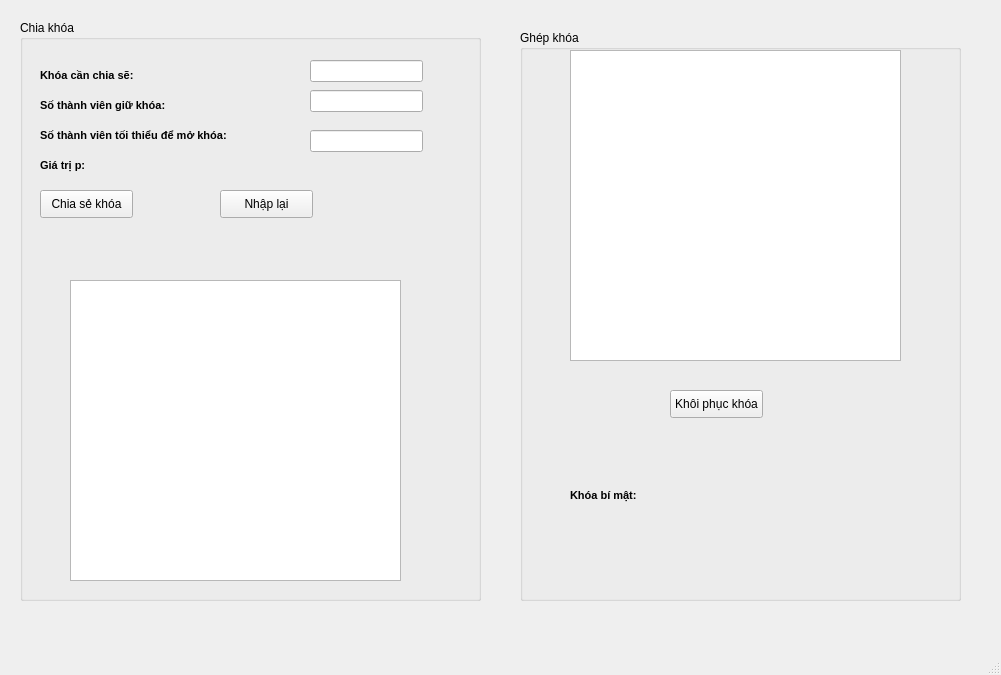
<?xml version="1.0" encoding="UTF-8"?>
<ui version="4.0">
 <class>MainWindow</class>
 <widget class="QMainWindow" name="MainWindow">
  <property name="geometry">
   <rect>
    <x>0</x>
    <y>0</y>
    <width>1001</width>
    <height>675</height>
   </rect>
  </property>
  <property name="windowTitle">
   <string>MainWindow</string>
  </property>
  <widget class="QWidget" name="centralwidget">
   <widget class="QGroupBox" name="groupBox">
    <property name="geometry">
     <rect>
      <x>20</x>
      <y>20</y>
      <width>461</width>
      <height>581</height>
     </rect>
    </property>
    <property name="title">
     <string>Chia khóa</string>
    </property>
    <widget class="QLabel" name="label_2">
     <property name="geometry">
      <rect>
       <x>20</x>
       <y>70</y>
       <width>161</width>
       <height>31</height>
      </rect>
     </property>
     <property name="font">
      <font>
       <pointsize>8</pointsize>
       <weight>75</weight>
       <bold>true</bold>
      </font>
     </property>
     <property name="text">
      <string>Số thành viên giữ khóa:</string>
     </property>
     <property name="textFormat">
      <enum>Qt::MarkdownText</enum>
     </property>
    </widget>
    <widget class="QLabel" name="label_3">
     <property name="geometry">
      <rect>
       <x>20</x>
       <y>40</y>
       <width>161</width>
       <height>31</height>
      </rect>
     </property>
     <property name="font">
      <font>
       <pointsize>8</pointsize>
       <weight>75</weight>
       <bold>true</bold>
      </font>
     </property>
     <property name="text">
      <string>Khóa cần chia sẽ:</string>
     </property>
     <property name="textFormat">
      <enum>Qt::MarkdownText</enum>
     </property>
    </widget>
    <widget class="QLabel" name="label_4">
     <property name="geometry">
      <rect>
       <x>20</x>
       <y>100</y>
       <width>231</width>
       <height>31</height>
      </rect>
     </property>
     <property name="font">
      <font>
       <pointsize>8</pointsize>
       <weight>75</weight>
       <bold>true</bold>
      </font>
     </property>
     <property name="text">
      <string>Số thành viên tối thiểu để mở khóa:</string>
     </property>
     <property name="textFormat">
      <enum>Qt::MarkdownText</enum>
     </property>
    </widget>
    <widget class="QLabel" name="label_5">
     <property name="geometry">
      <rect>
       <x>20</x>
       <y>130</y>
       <width>161</width>
       <height>31</height>
      </rect>
     </property>
     <property name="font">
      <font>
       <pointsize>8</pointsize>
       <weight>75</weight>
       <bold>true</bold>
      </font>
     </property>
     <property name="text">
      <string>Giá trị p:</string>
     </property>
     <property name="textFormat">
      <enum>Qt::MarkdownText</enum>
     </property>
    </widget>
    <widget class="QLineEdit" name="txt_khoa_can_chia_se">
     <property name="geometry">
      <rect>
       <x>290</x>
       <y>40</y>
       <width>113</width>
       <height>22</height>
      </rect>
     </property>
    </widget>
    <widget class="QLineEdit" name="txt_so_thanh_vien_giu_khoa">
     <property name="geometry">
      <rect>
       <x>290</x>
       <y>70</y>
       <width>113</width>
       <height>22</height>
      </rect>
     </property>
    </widget>
    <widget class="QLineEdit" name="txt_so_thanh_vien_toi_thieu">
     <property name="geometry">
      <rect>
       <x>290</x>
       <y>110</y>
       <width>113</width>
       <height>22</height>
      </rect>
     </property>
    </widget>
    <widget class="QPushButton" name="btn_chia_se_khoa">
     <property name="geometry">
      <rect>
       <x>20</x>
       <y>170</y>
       <width>93</width>
       <height>28</height>
      </rect>
     </property>
     <property name="text">
      <string>Chia sẻ khóa</string>
     </property>
    </widget>
    <widget class="QPushButton" name="btn_nhap_lai">
     <property name="geometry">
      <rect>
       <x>200</x>
       <y>170</y>
       <width>93</width>
       <height>28</height>
      </rect>
     </property>
     <property name="text">
      <string>Nhập lại</string>
     </property>
    </widget>
    <widget class="QTableView" name="table_chia_khoa">
     <property name="geometry">
      <rect>
       <x>50</x>
       <y>260</y>
       <width>331</width>
       <height>301</height>
      </rect>
     </property>
    </widget>
    <widget class="QLabel" name="label_giatri_p">
     <property name="geometry">
      <rect>
       <x>290</x>
       <y>140</y>
       <width>111</width>
       <height>31</height>
      </rect>
     </property>
     <property name="font">
      <font>
       <pointsize>8</pointsize>
       <weight>75</weight>
       <bold>true</bold>
      </font>
     </property>
     <property name="text">
      <string/>
     </property>
     <property name="textFormat">
      <enum>Qt::MarkdownText</enum>
     </property>
    </widget>
   </widget>
   <widget class="QGroupBox" name="groupBox_2">
    <property name="geometry">
     <rect>
      <x>520</x>
      <y>30</y>
      <width>441</width>
      <height>571</height>
     </rect>
    </property>
    <property name="title">
     <string>Ghép khóa</string>
    </property>
    <widget class="QTableView" name="table_ghep_khoa">
     <property name="geometry">
      <rect>
       <x>50</x>
       <y>20</y>
       <width>331</width>
       <height>311</height>
      </rect>
     </property>
    </widget>
    <widget class="QPushButton" name="btn_khoi_phuc_khoa">
     <property name="geometry">
      <rect>
       <x>150</x>
       <y>360</y>
       <width>93</width>
       <height>28</height>
      </rect>
     </property>
     <property name="text">
      <string>Khôi phục khóa</string>
     </property>
    </widget>
    <widget class="QLabel" name="label_6">
     <property name="geometry">
      <rect>
       <x>50</x>
       <y>450</y>
       <width>81</width>
       <height>31</height>
      </rect>
     </property>
     <property name="font">
      <font>
       <pointsize>8</pointsize>
       <weight>75</weight>
       <bold>true</bold>
      </font>
     </property>
     <property name="text">
      <string>Khóa bí mật:</string>
     </property>
     <property name="textFormat">
      <enum>Qt::MarkdownText</enum>
     </property>
    </widget>
    <widget class="QLabel" name="label_giai_ma">
     <property name="geometry">
      <rect>
       <x>160</x>
       <y>450</y>
       <width>161</width>
       <height>31</height>
      </rect>
     </property>
     <property name="font">
      <font>
       <pointsize>8</pointsize>
       <weight>75</weight>
       <bold>true</bold>
      </font>
     </property>
     <property name="text">
      <string/>
     </property>
     <property name="textFormat">
      <enum>Qt::MarkdownText</enum>
     </property>
    </widget>
   </widget>
  </widget>
  <widget class="QMenuBar" name="menubar">
   <property name="geometry">
    <rect>
     <x>0</x>
     <y>0</y>
     <width>1001</width>
     <height>26</height>
    </rect>
   </property>
  </widget>
  <widget class="QStatusBar" name="statusbar"/>
 </widget>
 <resources/>
 <connections/>
</ui>
